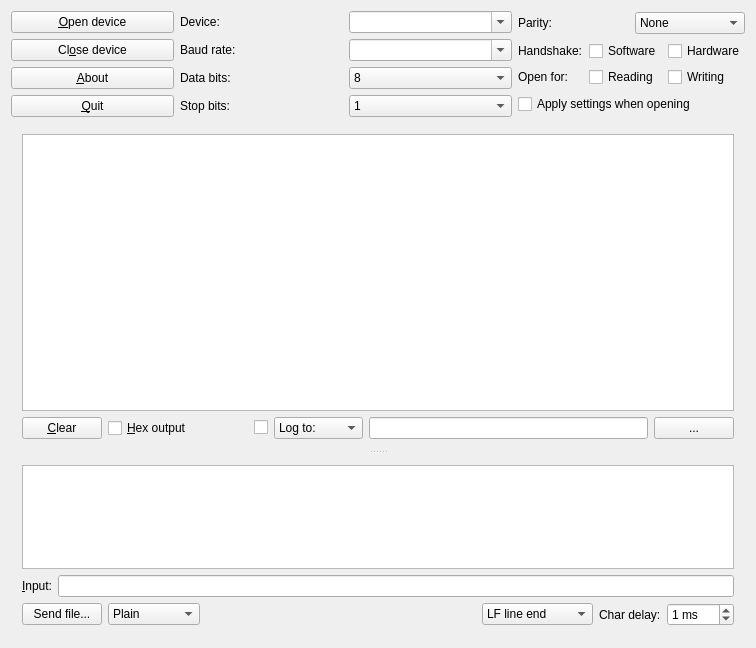
<ui version="4.0" >
 <class>CuteCommDlg</class>
 <widget class="QWidget" name="CuteCommDlg" >
  <property name="geometry" >
   <rect>
    <x>0</x>
    <y>0</y>
    <width>756</width>
    <height>648</height>
   </rect>
  </property>
  <property name="windowTitle" >
   <string>CuteCom</string>
  </property>
  <layout class="QVBoxLayout" >
   <item>
    <layout class="QGridLayout" >
     <item row="3" column="1" >
      <widget class="QLabel" name="textLabel5" >
       <property name="text" >
        <string>Stop bits:</string>
       </property>
       <property name="wordWrap" >
        <bool>false</bool>
       </property>
       <property name="buddy" >
        <cstring>m_stopCb</cstring>
       </property>
      </widget>
     </item>
     <item row="3" column="0" >
      <widget class="QPushButton" name="m_quitPb" >
       <property name="text" >
        <string>&amp;Quit</string>
       </property>
       <property name="shortcut" >
        <string>Alt+Q</string>
       </property>
      </widget>
     </item>
     <item row="2" column="1" >
      <widget class="QLabel" name="textLabel3" >
       <property name="text" >
        <string>Data bits:</string>
       </property>
       <property name="wordWrap" >
        <bool>false</bool>
       </property>
       <property name="buddy" >
        <cstring>m_dataBitsCb</cstring>
       </property>
      </widget>
     </item>
     <item row="2" column="0" >
      <widget class="QPushButton" name="m_aboutPb" >
       <property name="text" >
        <string>&amp;About</string>
       </property>
       <property name="shortcut" >
        <string>Alt+A</string>
       </property>
      </widget>
     </item>
     <item row="2" column="2" >
      <widget class="QComboBox" name="m_dataBitsCb" >
       <property name="currentIndex" >
        <number>3</number>
       </property>
       <item>
        <property name="text" >
         <string>5</string>
        </property>
       </item>
       <item>
        <property name="text" >
         <string>6</string>
        </property>
       </item>
       <item>
        <property name="text" >
         <string>7</string>
        </property>
       </item>
       <item>
        <property name="text" >
         <string>8</string>
        </property>
       </item>
      </widget>
     </item>
     <item row="0" column="1" >
      <widget class="QLabel" name="textLabel1" >
       <property name="text" >
        <string>Device:</string>
       </property>
       <property name="wordWrap" >
        <bool>false</bool>
       </property>
       <property name="buddy" >
        <cstring>m_deviceCb</cstring>
       </property>
      </widget>
     </item>
     <item row="0" column="0" >
      <widget class="QPushButton" name="m_connectPb" >
       <property name="toolTip" >
        <string/>
       </property>
       <property name="text" >
        <string>&amp;Open device</string>
       </property>
       <property name="shortcut" >
        <string>Alt+O</string>
       </property>
      </widget>
     </item>
     <item row="1" column="0" >
      <widget class="QPushButton" name="m_closePb" >
       <property name="text" >
        <string>Cl&amp;ose device</string>
       </property>
       <property name="shortcut" >
        <string>Alt+O</string>
       </property>
      </widget>
     </item>
     <item row="3" column="2" >
      <widget class="QComboBox" name="m_stopCb" >
       <item>
        <property name="text" >
         <string>1</string>
        </property>
       </item>
       <item>
        <property name="text" >
         <string>2</string>
        </property>
       </item>
      </widget>
     </item>
     <item row="1" column="1" >
      <widget class="QLabel" name="textLabel2" >
       <property name="text" >
        <string>Baud rate:</string>
       </property>
       <property name="wordWrap" >
        <bool>false</bool>
       </property>
       <property name="buddy" >
        <cstring>m_baudCb</cstring>
       </property>
      </widget>
     </item>
     <item row="0" column="2" >
      <widget class="QComboBox" name="m_deviceCb" >
       <property name="editable" >
        <bool>true</bool>
       </property>
      </widget>
     </item>
     <item row="1" column="2" >
      <widget class="QComboBox" name="m_baudCb" >
       <property name="editable">
        <bool>true</bool>
       </property>
       <property name="currentIndex" >
        <number>7</number>
       </property>
      </widget>
     </item>
     <item rowspan="4" row="0" column="3" >
      <layout class="QVBoxLayout" >
       <item>
        <layout class="QHBoxLayout" >
         <item>
          <widget class="QLabel" name="textLabel4" >
           <property name="text" >
            <string>Parity:</string>
           </property>
           <property name="wordWrap" >
            <bool>false</bool>
           </property>
           <property name="buddy" >
            <cstring>m_parityCb</cstring>
           </property>
          </widget>
         </item>
         <item>
          <widget class="QComboBox" name="m_parityCb" >
           <item>
            <property name="text" >
             <string>None</string>
            </property>
           </item>
           <item>
            <property name="text" >
             <string>Odd</string>
            </property>
           </item>
           <item>
            <property name="text" >
             <string>Even</string>
            </property>
           </item>
           <item>
            <property name="text" >
             <string>Mark</string>
            </property>
           </item>
           <item>
            <property name="text" >
             <string>Space</string>
            </property>
           </item>
          </widget>
         </item>
        </layout>
       </item>
       <item>
        <layout class="QGridLayout" >
         <item row="0" column="2" >
          <widget class="QCheckBox" name="m_hardwareCb" >
           <property name="toolTip" >
            <string>Enable Hardware Handshake</string>
           </property>
           <property name="text" >
            <string>Hardware</string>
           </property>
          </widget>
         </item>
         <item row="0" column="1" >
          <widget class="QCheckBox" name="m_softwareCb" >
           <property name="toolTip" >
            <string>Enable Software Handshake (XON/XOFF)</string>
           </property>
           <property name="text" >
            <string>Software</string>
           </property>
          </widget>
         </item>
         <item row="1" column="2" >
          <widget class="QCheckBox" name="m_writeCb" >
           <property name="toolTip" >
            <string>Usually you want to use read and write</string>
           </property>
           <property name="text" >
            <string>Writing</string>
           </property>
          </widget>
         </item>
         <item row="1" column="1" >
          <widget class="QCheckBox" name="m_readCb" >
           <property name="toolTip" >
            <string>Usually you want to use read and write</string>
           </property>
           <property name="text" >
            <string>Reading</string>
           </property>
          </widget>
         </item>
         <item row="1" column="0" >
          <widget class="QLabel" name="textLabel1_3" >
           <property name="text" >
            <string>Open for:</string>
           </property>
           <property name="wordWrap" >
            <bool>false</bool>
           </property>
          </widget>
         </item>
         <item row="0" column="0" >
          <widget class="QLabel" name="textLabel2_2" >
           <property name="text" >
            <string>Handshake:</string>
           </property>
           <property name="wordWrap" >
            <bool>false</bool>
           </property>
          </widget>
         </item>
        </layout>
       </item>
       <item>
        <widget class="QCheckBox" name="m_applyCb" >
         <property name="text" >
          <string>Apply settings when opening</string>
         </property>
        </widget>
       </item>
      </layout>
     </item>
    </layout>
   </item>
   <item>
    <widget class="QSplitter" name="splitter2" >
     <property name="orientation" >
      <enum>Qt::Vertical</enum>
     </property>
     <widget class="QFrame" name="frame3" >
      <property name="sizePolicy" >
       <sizepolicy vsizetype="Preferred" hsizetype="Preferred" >
        <horstretch>0</horstretch>
        <verstretch>2</verstretch>
       </sizepolicy>
      </property>
      <property name="frameShape" >
       <enum>QFrame::NoFrame</enum>
      </property>
      <property name="frameShadow" >
       <enum>QFrame::Plain</enum>
      </property>
      <layout class="QVBoxLayout" >
       <item>
        <widget class="QTextBrowser" name="m_outputView" >
         <property name="font" >
          <font>
           <family>Courier</family>
          </font>
         </property>
        </widget>
       </item>
       <item>
        <layout class="QHBoxLayout" >
         <item>
          <widget class="QPushButton" name="m_clearOutputPb" >
           <property name="toolTip" >
            <string>Clear the output window</string>
           </property>
           <property name="text" >
            <string>&amp;Clear</string>
           </property>
           <property name="shortcut" >
            <string>Alt+C</string>
           </property>
          </widget>
         </item>
         <item>
          <widget class="QCheckBox" name="m_hexOutputCb" >
           <property name="sizePolicy" >
            <sizepolicy vsizetype="Fixed" hsizetype="Minimum" >
             <horstretch>1</horstretch>
             <verstretch>0</verstretch>
            </sizepolicy>
           </property>
           <property name="toolTip" >
            <string>Show the output in hexadecimal format</string>
           </property>
           <property name="text" >
            <string>&amp;Hex output</string>
           </property>
           <property name="shortcut" >
            <string>Alt+H</string>
           </property>
          </widget>
         </item>
         <item>
          <widget class="QCheckBox" name="m_enableLoggingCb" >
           <property name="toolTip" >
            <string>Enable logging the data to a file. Chose "Append to" to append instead overwrite to an existing file.</string>
           </property>
           <property name="text" >
            <string/>
           </property>
          </widget>
         </item>
         <item>
          <widget class="QComboBox" name="m_logAppendCb" >
           <property name="toolTip" >
            <string>Enable logging the data to a file. Chose "Append to" to append instead overwrite to an existing file.</string>
           </property>
           <item>
            <property name="text" >
             <string>Log to:</string>
            </property>
           </item>
           <item>
            <property name="text" >
             <string>Append to:</string>
            </property>
           </item>
          </widget>
         </item>
         <item>
          <widget class="QLineEdit" name="m_logFileLe" >
           <property name="sizePolicy" >
            <sizepolicy vsizetype="Fixed" hsizetype="Expanding" >
             <horstretch>2</horstretch>
             <verstretch>0</verstretch>
            </sizepolicy>
           </property>
           <property name="toolTip" >
            <string>The logfile</string>
           </property>
          </widget>
         </item>
         <item>
          <widget class="QPushButton" name="m_logFileFileDialog" >
           <property name="toolTip" >
            <string>Open file dialog</string>
           </property>
           <property name="text" >
            <string>...</string>
           </property>
          </widget>
         </item>
        </layout>
       </item>
      </layout>
     </widget>
     <widget class="QFrame" name="frame4" >
      <property name="sizePolicy" >
       <sizepolicy vsizetype="Preferred" hsizetype="Preferred" >
        <horstretch>0</horstretch>
        <verstretch>1</verstretch>
       </sizepolicy>
      </property>
      <property name="frameShape" >
       <enum>QFrame::NoFrame</enum>
      </property>
      <property name="frameShadow" >
       <enum>QFrame::Plain</enum>
      </property>
      <layout class="QVBoxLayout" >
       <item>
        <widget class="QListWidget" name="m_oldCmdsLb" />
       </item>
       <item>
        <layout class="QHBoxLayout" >
         <item>
          <widget class="QLabel" name="textLabel1_2" >
           <property name="text" >
            <string>&amp;Input:</string>
           </property>
           <property name="wordWrap" >
            <bool>false</bool>
           </property>
           <property name="buddy" >
            <cstring>m_cmdLe</cstring>
           </property>
          </widget>
         </item>
         <item>
          <widget class="QLineEdit" name="m_cmdLe" >
           <property name="toolTip" >
            <string>Enter commands here, Ctrl+C, Ctrl+S, Ctrl+Q also work</string>
           </property>
          </widget>
         </item>
        </layout>
       </item>
       <item>
        <layout class="QHBoxLayout" >
         <item>
          <widget class="QPushButton" name="m_sendPb" >
           <property name="toolTip" >
            <string>Select a file to be sent using the specified protocol</string>
           </property>
           <property name="text" >
            <string>Send file...</string>
           </property>
           <property name="autoDefault" >
            <bool>false</bool>
           </property>
          </widget>
         </item>
         <item>
          <widget class="QComboBox" name="m_protoPb" >
           <property name="toolTip" >
            <string>Select the transfer protocol</string>
           </property>
           <item>
            <property name="text" >
             <string>Plain</string>
            </property>
           </item>
           <item>
            <property name="text" >
             <string>XModem</string>
            </property>
           </item>
           <item>
            <property name="text" >
             <string>ZModem</string>
            </property>
           </item>
           <item>
            <property name="text" >
             <string>YModem</string>
            </property>
           </item>
           <item>
            <property name="text" >
             <string>1kXModem</string>
            </property>
           </item>
           <item>
            <property name="text" >
             <string>Script</string>
            </property>
           </item>
          </widget>
         </item>
         <item>
          <spacer>
           <property name="orientation" >
            <enum>Qt::Horizontal</enum>
           </property>
           <property name="sizeType" >
            <enum>QSizePolicy::Expanding</enum>
           </property>
           <property name="sizeHint" >
            <size>
             <width>40</width>
             <height>20</height>
            </size>
           </property>
          </spacer>
         </item>
         <item>
          <widget class="QComboBox" name="m_inputModeCb" >
           <property name="toolTip" >
            <string>Select the line end termination</string>
           </property>
           <item>
            <property name="text" >
             <string>LF line end</string>
            </property>
           </item>
           <item>
            <property name="text" >
             <string>CR line end</string>
            </property>
           </item>
           <item>
            <property name="text" >
             <string>CR,LF line end</string>
            </property>
           </item>
           <item>
            <property name="text" >
             <string>No line end</string>
            </property>
           </item>
           <item>
            <property name="text" >
             <string>Hex input</string>
            </property>
           </item>
          </widget>
         </item>
         <item>
          <widget class="QLabel" name="textLabel1_4" >
           <property name="text" >
            <string>Char delay:</string>
           </property>
           <property name="wordWrap" >
            <bool>false</bool>
           </property>
          </widget>
         </item>
         <item>
          <widget class="QSpinBox" name="m_charDelaySb" >
           <property name="toolTip" >
            <string>Delay between single characters</string>
           </property>
           <property name="suffix" >
            <string> ms</string>
           </property>
           <property name="maximum" >
            <number>250</number>
           </property>
           <property name="value" >
            <number>1</number>
           </property>
          </widget>
         </item>
        </layout>
       </item>
      </layout>
     </widget>
    </widget>
   </item>
  </layout>
 </widget>
 <layoutdefault spacing="6" margin="11" />
 <pixmapfunction>qPixmapFromMimeSource</pixmapfunction>
 <tabstops>
  <tabstop>m_connectPb</tabstop>
  <tabstop>m_closePb</tabstop>
  <tabstop>m_aboutPb</tabstop>
  <tabstop>m_quitPb</tabstop>
  <tabstop>m_deviceCb</tabstop>
  <tabstop>m_baudCb</tabstop>
  <tabstop>m_dataBitsCb</tabstop>
  <tabstop>m_stopCb</tabstop>
  <tabstop>m_parityCb</tabstop>
  <tabstop>m_softwareCb</tabstop>
  <tabstop>m_hardwareCb</tabstop>
  <tabstop>m_readCb</tabstop>
  <tabstop>m_writeCb</tabstop>
  <tabstop>m_applyCb</tabstop>
  <tabstop>m_outputView</tabstop>
  <tabstop>m_clearOutputPb</tabstop>
  <tabstop>m_hexOutputCb</tabstop>
  <tabstop>m_enableLoggingCb</tabstop>
  <tabstop>m_logAppendCb</tabstop>
  <tabstop>m_logFileLe</tabstop>
  <tabstop>m_logFileFileDialog</tabstop>
  <tabstop>m_cmdLe</tabstop>
  <tabstop>m_sendPb</tabstop>
  <tabstop>m_protoPb</tabstop>
  <tabstop>m_inputModeCb</tabstop>
  <tabstop>m_charDelaySb</tabstop>
  <tabstop>m_oldCmdsLb</tabstop>
 </tabstops>
 <resources/>
 <connections/>
</ui>
